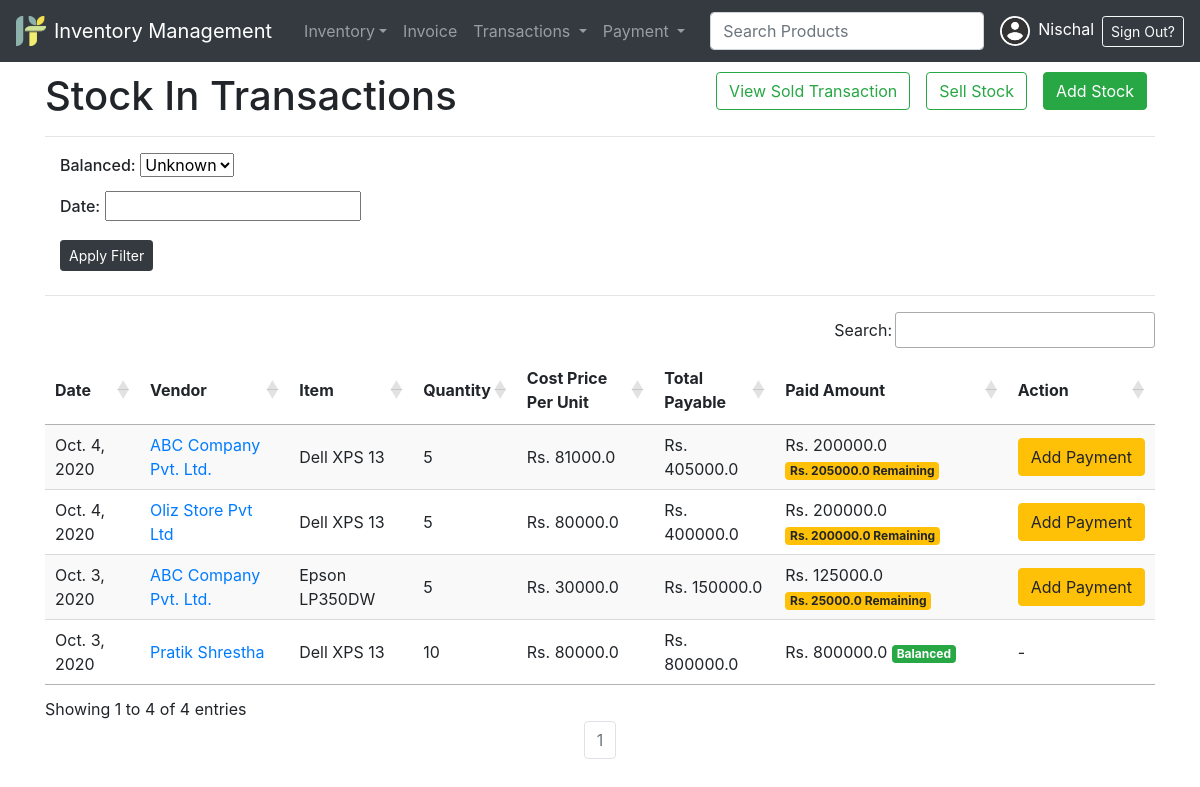
The page /inventory/transactions/debit/ (signed in) on the database as committed earlier.
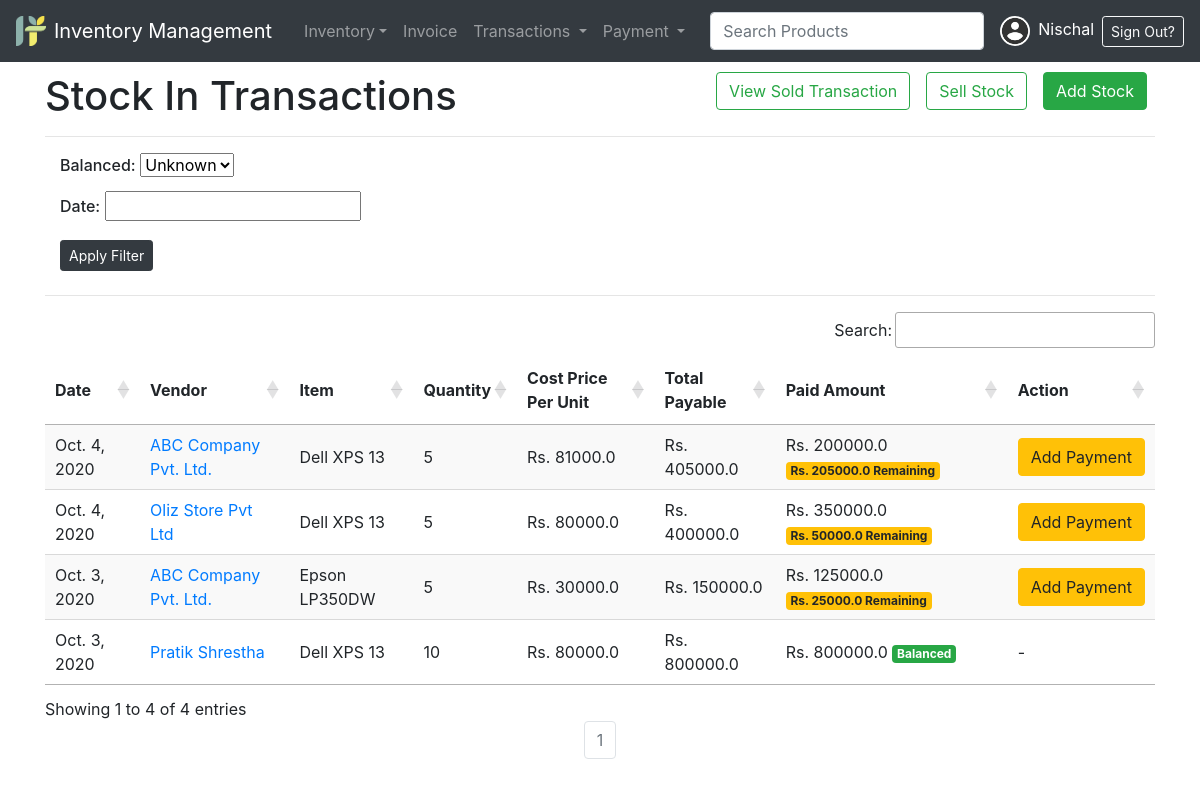
The same page on the database as committed later.
### inventory/models.py (models this page shows, shortened)
class Transaction(models.Model):
    class Types(models.TextChoices):
        STOCK_OUT = "STOCK OUT", "Stock Out"
        STOCK_IN = "STOCK IN", "Stock In"
    base_type = Types.STOCK_IN
    _type = models.CharField(
        _("Type"), max_length=50, choices=Types.choices, default=base_type
    )
    vendor_client = models.CharField(_("Vendor or Client"), max_length=240)
    item = models.ForeignKey("inventory.Item", verbose_name=_("Inventory Item"), on_delete=models.CASCADE)
    quantity = models.IntegerField(_("Quantity"), default=0)
    cost = models.FloatField(_("Cost Price Per Quantity Unit"), default=0)
    paid = models.FloatField(_("Paid Amount"), default = 0)
    remarks = models.TextField(_("Remarks on Deal"), null=True, blank=True)
    date = models.DateTimeField(_("Date of Transaction"), auto_now_add=True)
    balanced = models.BooleanField(_("Balanced"), editable = False)
    mobile_num_regex = RegexValidator(regex="^[0-9]{9,15}$", message="Entered mobile number isn't in a right format!")
    contact  = models.CharField(validators=[mobile_num_regex], max_length=13)
    class Meta:
        ordering = ['-date']
    @property
    def total_payable(self):
        return self.cost*self.quantity
    @property
    def remaining_payment(self):
        return self.total_payable - self.paid

class Item(models.Model):
    name = models.CharField(_("Product Name"),max_length = 240, unique = True)
    brand = models.CharField(_("Product Brand"), max_length = 50, null=True, blank=True)
    category = models.ForeignKey("inventory.Category", verbose_name=_("category"), on_delete=models.CASCADE, related_name='categories')
    description = models.TextField(_("Product Description"))
    image = models.ImageField(_("Product Image"), upload_to="product_images", height_field=None, width_field=None, max_length=None, null=True, blank=True)
    cost_price = models.FloatField(_("Latest Cost Price"), default=0)
    quantity = models.IntegerField(_("Available Quantity"), default=0)
    selling_price = models.FloatField(_("Current Selling Price"), default=0)
    about_seller = models.TextField(_("About Seller"))
    def __str__(self):
        return self.name
    class Meta:
        ordering = ['name']

### inventory/views.py (the view)
# urls.py: path("transactions/debit/", DebitTransactionListView.as_view(), name="debit-transactions"),
class DebitTransactionListView(LoginRequiredMixin, UserPassesTestMixin, FilterView):
    model = DebitTransaction
    template_name = "inventory/dr_transactions.html"
    context_object_name = 'transactions'
    paginate_by=50
    def test_func(self):
        return self.request.user._type == 'ADMIN'
    def get_queryset(self):
        qs = super().get_queryset()
        print(qs.first().date)
        date = self.request.GET.get('date')#for custom date filter django_filter didnt work for sum reason
        if date:
            date_dt = make_aware(datetime.strptime(date, '%m/%d/%Y'))#convert sting date to datetime #makeaware is making aware about timezone
            qs = qs.filter(date__lte=date_dt)#filtering
        return qs.order_by('-id')

### inventory/models.py (called while the page is built)
    def get_queryset(self, *args, **kwargs):
        return super().get_queryset(*args, **kwargs).filter(_type=Transaction.Types.STOCK_IN)

### templates/inventory/dr_transactions.html (shortened to what this page needs)
{% extends 'partial/base.html' %}
{% block style %}
<link rel="stylesheet" type="text/css" href="https://cdn.datatables.net/1.10.22/css/jquery.dataTables.css">
<link rel="stylesheet" href="//code.jquery.com/ui/1.12.1/themes/base/jquery-ui.css">
{% endblock style %}
{% block content %}
<a href="{% url 'inventory:add-stock' %}" class="mx-2 btn btn-success" style="float:right;">Add Stock</a>
<a href="{% url 'inventory:sell-stock' %}" class="mx-2 btn btn-outline-success" style="float:right;">Sell Stock</a>
<a href="{% url 'inventory:credit-transactions' %}" class="mx-2 btn btn-outline-success" style="float:right;">View Sold Transaction</a>
<h1>Stock In Transactions</h1>
<hr>
<form action="" method="get">
    <div class="col-md-4">
      <label for="inputState"><h6>Balanced:</h6></label>
      {{filter.form.balanced}}<br>
      <label for="inputState"><h6>Date:</h6></label>
      {{filter.form.date}}<br>
    <input type="submit" class='my-2 btn btn-sm btn-dark' value='Apply Filter'>
    </div>
</form>
<hr>
<table id="table_id" class="display">
    <thead>
        <tr>
            <th>Date</th>
            <th>Vendor</th>
            <th>Item</th>
            <th>Quantity</th>
            <th>Cost Price Per Unit</th>
            <th>Total Payable</th>
            <th>Paid Amount</th>
            <th>Action</th>
        </tr>
    </thead>
    <tbody>
    {% for transaction in filter.qs %}
        <tr>
            <td>{{transaction.date|date}}</td>
            <td><a href="{% url 'inventory:transaction-update' transaction.id%}">{{transaction.vendor_client}}</a></td>
            <td>{{transaction.item}}</td>
            <td>{{transaction.quantity}}</td>
            <td>Rs. {{transaction.cost}}</td>
            <td>Rs. {{transaction.total_payable}}</td>
            <td>
                Rs. {{transaction.paid}}
                {% if transaction.remaining_payment > 0 %}
                    <span class="badge badge-warning">Rs. {{ transaction.remaining_payment }} Remaining</span>
                {% elif transaction.remaining_payment < 0 %}
                    <span class="badge badge-danger">Rs. {{ transaction.remaining_payment }} Overpaid</span>
                {% else %}
                    <span class="badge badge-success">Balanced</span>
                {% endif %}
            </td>
            <td>
                {% if transaction.balanced %}
                -
                {% else %}
                <a href="{% url 'inventory:quick-payment' transaction.id%}" class="btn btn-warning btn-small">Add Payment</a>
                {% endif %}
            </td>
        </tr>
    {% endfor %}
    </tbody>
</table>
{% include "partial/pagination.html" %}
{% endblock content %}

Rows that differ between the two databases and show on the page:
changed Transaction "Oliz Store Pvt Ltd": paid "200000.0" → "350000.0"; remaining_payment "200000.0" → "50000.0"
